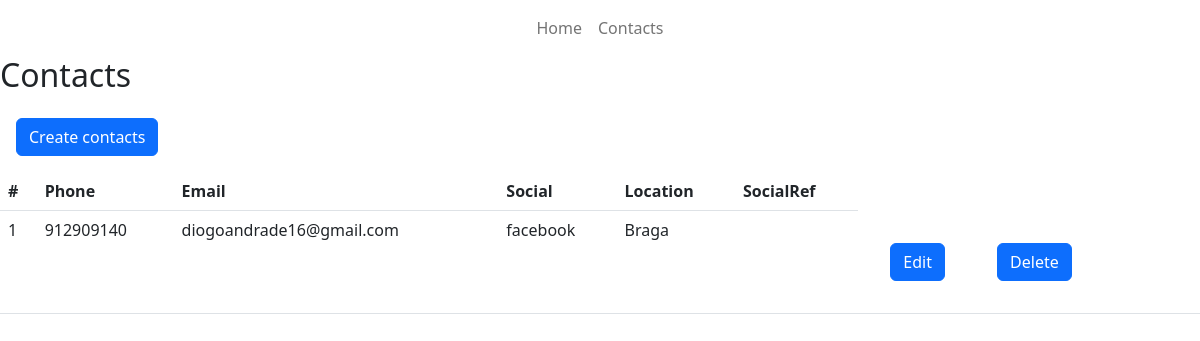
/CMS/pages/contacts/read.php, run on an earlier commit of the app's database.
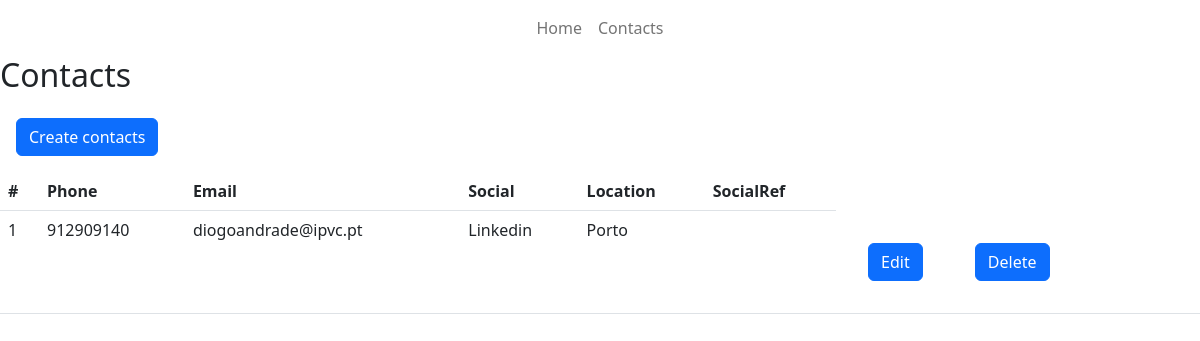
And on a later commit of the database.
### tables this page shows
CREATE TABLE `contacts` (
  `id` int(11) NOT NULL,
  `phone` varchar(100) NOT NULL,
  `email` varchar(100) NOT NULL,
  `social` varchar(100) NOT NULL,
  `location` varchar(100) NOT NULL,
  `socialref` varchar(600) NOT NULL
);

### CMS/pages/contacts/read.php (the view, shortened to what this page needs)
<?php
$pdo = pdo_connect_mysql();
$page = isset($_GET['page']) && is_numeric($_GET['page']) ? (int)$_GET['page'] : 1;
$records_per_page = 20;
$stmt = $pdo->prepare('SELECT * FROM contacts ORDER BY id LIMIT :current_page, :record_per_page');
$stmt->bindValue(':current_page', ($page-1)*$records_per_page, PDO::PARAM_INT);
$stmt->bindValue(':record_per_page', $records_per_page, PDO::PARAM_INT);
$stmt->execute();
$contacts = $stmt->fetchAll(PDO::FETCH_ASSOC);
?>
<div class="content read">
<?php
if ($_SESSION["role"] == 1) {
    require_once "../../navbars/navbaradmin.php";
  } else {
    require_once "../../navbars/navbaruser.php";
  }
?>
	<h2>Contacts</h2>
    <button onclick="window.location.href='./create.php'" class="create-contact btn btn-primary m-3">Create contacts</button>
	<table class="table">
        <thead>
            <tr>
                <th>#</th>
                <th>Phone</th>
                <th>Email</th>
                <th>Social</th>
                <th>Location</th>
                <th>SocialRef</th>
            </tr>
        </thead>
        <tbody>
            <?php foreach ($contacts as $contact): ?>
            <tr>
                <td><?=$contact['id']?></td>
                <td><?=$contact['phone']?></td>
                <td><?=$contact['email']?></td>
                <td><?=$contact['social']?></td>
                <td><?=$contact['location']?></td>
                <td><?=$contact['socialref']?></td>
                <td class="actions">
                <?php echo "<a href=\"update.php?id={$contact['id']}\" class=\"edit\"><button type='button' class='btn btn-primary m-4'>Edit</button></a>"?>
                <?php echo "<a href=\"delete.php?id={$contact['id']}\" class=\"trash\"><button type='button' class='btn btn-primary m-4'>Delete</button> </a>"?>
                </td>
            </tr>
            <?php endforeach; ?>
        </tbody>
    </table>
</div>

What changed in the data, as far as the page shows it:
changed contacts id 1: email "diogoandrade16@gmail.com" → "diogoandrade@ipvc.pt"; social "facebook" → "Linkedin"; location "Braga" → "Porto"
